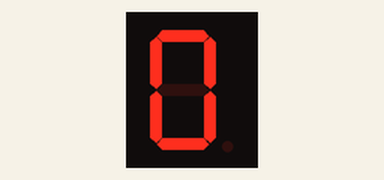
A sketch run on a simulated Arduino Uno, built with avr-gcc and run on an emulated ATmega328P. Shown: 1-digit seven-segment display. Wiring (inferred from the names in the program): 1-digit 7-segment display, segments lit when HIGH: segments pin 2, pin 3, pin 4, pin 5, pin 6, pin 7, pin 8. The segment pins are drawn as the display they are named for.

Above: at 0.1 s.
At 10.1 s:
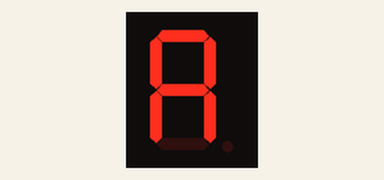
At 12.1 s:
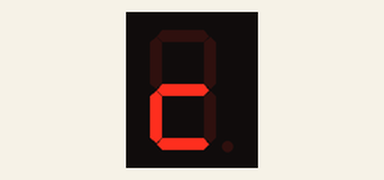
At 13.1 s:
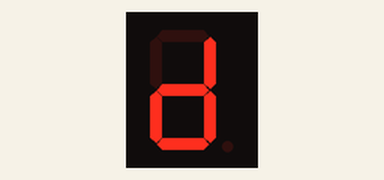
At 14.1 s:
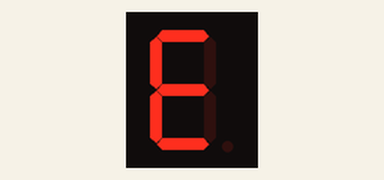
At 15.1 s:
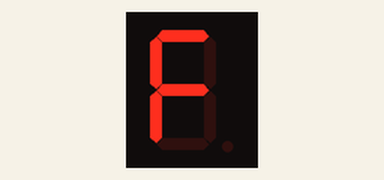

The sketch:

Display.ino
```cpp
int pinA=2;
int pinB=3;
int pinC=4;
int pinD=5;
int pinE=6;
int pinF=7;
int pinG=8;

char h=HIGH;
char l=LOW;
void setup(){

  pinMode(pinA,OUTPUT);
  pinMode(pinB,OUTPUT);
  pinMode(pinC,OUTPUT);
  pinMode(pinD,OUTPUT);
  pinMode(pinE,OUTPUT);
  pinMode(pinF,OUTPUT);
  pinMode(pinG,OUTPUT);
}


void loop(){
  //CERO
  digito(h,h,h,h,h,h,l);
  delay(1000);
  Serial.print(78);
  //UNO
  digito(l,h,h,l,l,l,l);
  delay(1000);
  //DOS
  digito(h,h,l,h,h,l,h);
  delay(1000);
 //TRES
  digito(h,h,h,h,l,l,h);
  delay(1000);
 //CUATRO
  digito(l,h,h,l,l,h,h);
  delay(1000);
 //CINCO
  digito(h,l,h,h,l,h,h);
  delay(1000);
 //SEIS
  digito(h,l,h,h,h,h,h);
  delay(1000);
 //SIETE
  digito(h,h,h,l,l,l,l);
  delay(1000);
 //OCHO
  digito(h,h,h,h,h,h,h);
  delay(1000);
 //NUEVE
  digito(h,h,h,l,l,h,h);
  delay(1000);
  //A
  digito(h,h,h,l,h,h,h);
  delay(1000);
  //B
  digito(l,l,h,h,h,h,h);
  delay(1000);
  //C
  digito(l,l,l,h,h,l,h);
  delay(1000);
  //D
  digito(l,h,h,h,h,l,h);
  delay(1000);
  //E
  digito(h,l,l,h,h,h,h);
  delay(1000);
  //F
  digito(h,l,l,l,h,h,h);
  delay(1000);
}

void digito(char a,char b, char c, char d, char e , char f ,char g){

  digitalWrite(pinA,a);
  digitalWrite(pinB,b);
  digitalWrite(pinC,c);
  digitalWrite(pinD,d);
  digitalWrite(pinE,e);
  digitalWrite(pinF,f);
  digitalWrite(pinG,g);

}
```

Measured:
- by itself, everything shown: repeats every 16.0 s, in 16 steps
- what the display in image 1 shows lasts 1.0 s, from 10.0 s to 11.0 s
